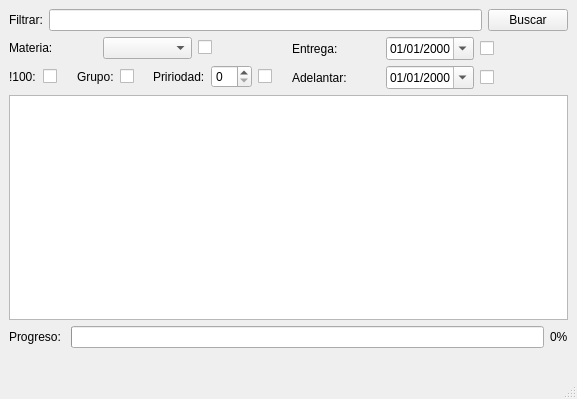
<?xml version="1.0" encoding="UTF-8"?>
<ui version="4.0">
 <class>WeekView</class>
 <widget class="QMainWindow" name="WeekView">
  <property name="geometry">
   <rect>
    <x>0</x>
    <y>0</y>
    <width>577</width>
    <height>399</height>
   </rect>
  </property>
  <property name="windowTitle">
   <string>MainWindow</string>
  </property>
  <widget class="QWidget" name="centralwidget">
   <layout class="QVBoxLayout" name="verticalLayout">
    <item>
     <layout class="QHBoxLayout" name="horizontalLayout_22">
      <item>
       <widget class="QLabel" name="label_18">
        <property name="text">
         <string>Filtrar:</string>
        </property>
       </widget>
      </item>
      <item>
       <widget class="QLineEdit" name="txtfilter"/>
      </item>
      <item>
       <widget class="QPushButton" name="btnSearch">
        <property name="text">
         <string>Buscar</string>
        </property>
        <property name="icon">
         <iconset>
          <normalon>:/rescr/search_find</normalon>
         </iconset>
        </property>
       </widget>
      </item>
     </layout>
    </item>
    <item>
     <layout class="QHBoxLayout" name="horizontalLayout">
      <item>
       <layout class="QVBoxLayout" name="verticalLayout_4">
        <item>
         <layout class="QHBoxLayout" name="horizontalLayout_3">
          <item>
           <widget class="QLabel" name="label">
            <property name="text">
             <string>Materia:</string>
            </property>
           </widget>
          </item>
          <item>
           <widget class="QComboBox" name="cboMat"/>
          </item>
          <item>
           <widget class="QCheckBox" name="chbMat">
            <property name="text">
             <string/>
            </property>
           </widget>
          </item>
         </layout>
        </item>
        <item>
         <layout class="QHBoxLayout" name="horizontalLayout_2">
          <item>
           <widget class="QLabel" name="label_2">
            <property name="text">
             <string>!100:</string>
            </property>
           </widget>
          </item>
          <item>
           <widget class="QCheckBox" name="chbNot100">
            <property name="text">
             <string/>
            </property>
           </widget>
          </item>
          <item>
           <widget class="QLabel" name="label_3">
            <property name="text">
             <string>Grupo:</string>
            </property>
           </widget>
          </item>
          <item>
           <widget class="QCheckBox" name="chbGroup">
            <property name="text">
             <string/>
            </property>
           </widget>
          </item>
          <item>
           <widget class="QLabel" name="label_4">
            <property name="text">
             <string>Pririodad:</string>
            </property>
           </widget>
          </item>
          <item>
           <widget class="QSpinBox" name="spbPrio"/>
          </item>
          <item>
           <widget class="QCheckBox" name="chbPrio">
            <property name="text">
             <string/>
            </property>
           </widget>
          </item>
         </layout>
        </item>
       </layout>
      </item>
      <item>
       <layout class="QVBoxLayout" name="verticalLayout_2">
        <item>
         <layout class="QHBoxLayout" name="horizontalLayout_4">
          <item>
           <widget class="QLabel" name="label_5">
            <property name="text">
             <string>Entrega:</string>
            </property>
           </widget>
          </item>
          <item>
           <widget class="QDateEdit" name="dtEnt">
            <property name="currentSection">
             <enum>QDateTimeEdit::DaySection</enum>
            </property>
            <property name="displayFormat">
             <string notr="true">dd/MM/yyyy</string>
            </property>
            <property name="calendarPopup">
             <bool>true</bool>
            </property>
           </widget>
          </item>
          <item>
           <widget class="QCheckBox" name="chbEnt">
            <property name="text">
             <string/>
            </property>
           </widget>
          </item>
         </layout>
        </item>
        <item>
         <layout class="QHBoxLayout" name="horizontalLayout_5">
          <item>
           <widget class="QLabel" name="label_6">
            <property name="text">
             <string>Adelantar:</string>
            </property>
           </widget>
          </item>
          <item>
           <widget class="QDateEdit" name="dtAd">
            <property name="displayFormat">
             <string notr="true">dd/MM/yyyy</string>
            </property>
            <property name="calendarPopup">
             <bool>true</bool>
            </property>
           </widget>
          </item>
          <item>
           <widget class="QCheckBox" name="chbAd">
            <property name="text">
             <string/>
            </property>
           </widget>
          </item>
         </layout>
        </item>
       </layout>
      </item>
     </layout>
    </item>
    <item>
     <widget class="QTableView" name="tblRes">
      <property name="verticalScrollBarPolicy">
       <enum>Qt::ScrollBarAlwaysOff</enum>
      </property>
      <property name="horizontalScrollBarPolicy">
       <enum>Qt::ScrollBarAlwaysOff</enum>
      </property>
      <property name="autoScroll">
       <bool>false</bool>
      </property>
      <property name="dragDropMode">
       <enum>QAbstractItemView::DragOnly</enum>
      </property>
      <property name="defaultDropAction">
       <enum>Qt::TargetMoveAction</enum>
      </property>
      <property name="selectionMode">
       <enum>QAbstractItemView::NoSelection</enum>
      </property>
      <property name="cornerButtonEnabled">
       <bool>false</bool>
      </property>
     </widget>
    </item>
    <item>
     <layout class="QHBoxLayout" name="horizontalLayout_6">
      <item>
       <widget class="QLabel" name="label_7">
        <property name="text">
         <string>Progreso: </string>
        </property>
       </widget>
      </item>
      <item>
       <widget class="QProgressBar" name="pbarProgress">
        <property name="value">
         <number>0</number>
        </property>
        <property name="textVisible">
         <bool>false</bool>
        </property>
       </widget>
      </item>
      <item>
       <widget class="QLabel" name="lblPrPr">
        <property name="text">
         <string>0%</string>
        </property>
       </widget>
      </item>
     </layout>
    </item>
    <item>
     <widget class="QLabel" name="txtDescrp">
      <property name="maximumSize">
       <size>
        <width>480</width>
        <height>16777215</height>
       </size>
      </property>
      <property name="text">
       <string/>
      </property>
      <property name="wordWrap">
       <bool>true</bool>
      </property>
     </widget>
    </item>
   </layout>
  </widget>
  <widget class="QMenuBar" name="menubar">
   <property name="geometry">
    <rect>
     <x>0</x>
     <y>0</y>
     <width>577</width>
     <height>21</height>
    </rect>
   </property>
  </widget>
  <widget class="QStatusBar" name="statusbar"/>
 </widget>
 <resources/>
 <connections/>
</ui>
